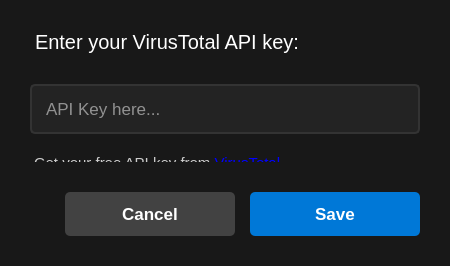
<?xml version="1.0" encoding="UTF-8"?>
<ui version="4.0">
 <class>ApiKeyDialog</class>
 <widget class="QDialog" name="ApiKeyDialog">
  <property name="geometry">
   <rect>
    <x>0</x>
    <y>0</y>
    <width>450</width>
    <height>250</height> <!-- Adjusted height for content -->
   </rect>
  </property>
  <property name="minimumSize">
   <size>
    <width>450</width>
    <height>0</height>
   </size>
  </property>
  <property name="windowTitle">
   <string>API Key Settings</string>
  </property>
  <property name="modal">
   <bool>true</bool>
  </property>
  <property name="styleSheet">
   <string>
QDialog {
   background-color: #181818;
   color: #ffffff;
   font-family: 'Segoe UI', 'SF Pro Text', 'Helvetica Neue', sans-serif;
}

QLabel#infoLabel {
   font-size: 15pt;
   color: #ffffff;
   margin-bottom: 10px;
}

QLineEdit#apiKeyLineEdit {
   padding: 12px;
   font-size: 13pt;
   border: 2px solid #333333;
   border-radius: 5px;
   background-color: #232323;
   color: #ffffff;
}

QLineEdit#apiKeyLineEdit:focus {
   border: 2px solid #0078d7;
}

QLabel#apiInfoLabel {
   font-size: 11pt;
   color: #cccccc;
   margin-top: -10px;
   margin-bottom: 10px;
}

QPushButton {
   padding: 12px 25px;
   font-size: 13pt;
   border-radius: 5px;
   min-width: 120px;
   font-weight: 500;
}

QPushButton#okButton {
   background-color: #0078d7;
   color: white;
   border: none;
}

QPushButton#okButton:hover {
   background-color: #1e88e5;
}

QPushButton#okButton:pressed {
   background-color: #0066c0;
}

QPushButton#cancelButton {
   background-color: #424242;
   color: white;
   border: none;
}

QPushButton#cancelButton:hover {
   background-color: #616161;
}

QPushButton#cancelButton:pressed {
   background-color: #212121;
}
   </string>
  </property>
  <layout class="QVBoxLayout" name="verticalLayout">
   <property name="spacing">
    <number>20</number>
   </property>
   <property name="leftMargin">
    <number>30</number>
   </property>
   <property name="topMargin">
    <number>30</number>
   </property>
   <property name="rightMargin">
    <number>30</number>
   </property>
   <property name="bottomMargin">
    <number>30</number>
   </property>
   <item>
    <widget class="QLabel" name="infoLabel">
     <property name="text">
      <string>Enter your VirusTotal API key:</string>
     </property>
    </widget>
   </item>
   <item>
    <widget class="QLineEdit" name="apiKeyLineEdit">
     <property name="placeholderText">
      <string>API Key here...</string>
     </property>
    </widget>
   </item>
   <item>
    <widget class="QLabel" name="apiInfoLabel">
     <property name="text">
      <string>Get your free API key from &lt;a href='https://www.virustotal.com/gui/join-us'&gt;VirusTotal&lt;/a&gt;</string>
     </property>
     <property name="openExternalLinks">
      <bool>true</bool>
     </property>
    </widget>
   </item>
   <item>
    <spacer name="verticalSpacer">
     <property name="orientation">
      <enum>Qt::Vertical</enum>
     </property>
     <property name="sizeHint" stdset="0">
      <size>
       <width>20</width>
       <height>10</height>
      </size>
     </property>
    </spacer>
   </item>
   <item>
    <layout class="QHBoxLayout" name="horizontalLayout">
     <property name="spacing">
      <number>15</number>
     </property>
     <item>
      <spacer name="horizontalSpacer">
       <property name="orientation">
        <enum>Qt::Horizontal</enum>
       </property>
       <property name="sizeHint" stdset="0">
        <size>
         <width>40</width>
         <height>20</height>
        </size>
       </property>
      </spacer>
     </item>
     <item>
      <widget class="QPushButton" name="cancelButton">
       <property name="text">
        <string>Cancel</string>
       </property>
      </widget>
     </item>
     <item>
      <widget class="QPushButton" name="okButton">
       <property name="text">
        <string>Save</string>
       </property>
      </widget>
     </item>
    </layout>
   </item>
  </layout>
 </widget>
 <connections>
  <connection>
   <sender>okButton</sender>
   <signal>clicked()</signal>
   <receiver>ApiKeyDialog</receiver>
   <slot>accept()</slot>
   <hints>
    <hint type="sourcelabel">
     <x>381</x>
     <y>239</y>
    </hint>
    <hint type="destinationlabel">
     <x>224</x>
     <y>149</y>
    </hint>
   </hints>
  </connection>
  <connection>
   <sender>cancelButton</sender>
   <signal>clicked()</signal>
   <receiver>ApiKeyDialog</receiver>
   <slot>reject()</slot>
   <hints>
    <hint type="sourcelabel">
     <x>240</x>
     <y>239</y>
    </hint>
    <hint type="destinationlabel">
     <x>224</x>
     <y>149</y>
    </hint>
   </hints>
  </connection>
 </connections>
</ui>
